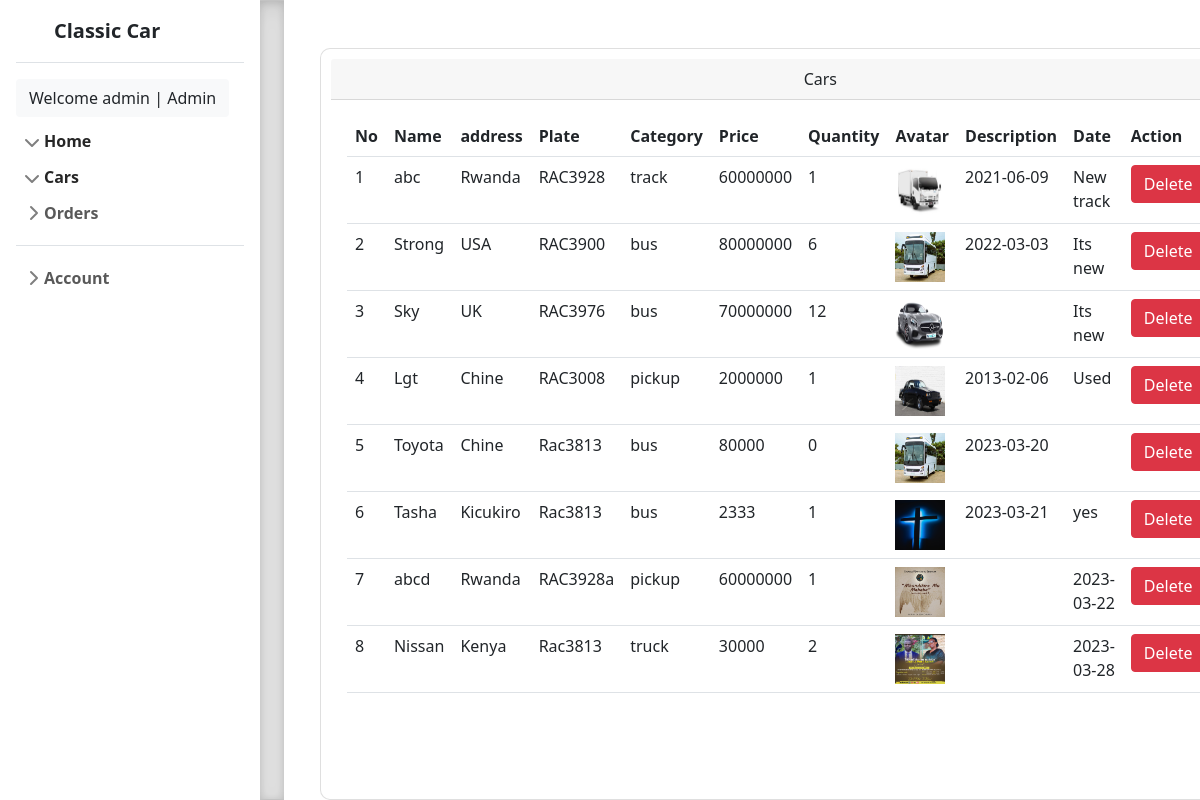
/admin/viewcars.php (signed in), run on the app's committed database.
### tables this page shows
CREATE TABLE `cars` (
  `car_id` int(12) NOT NULL,
  `name` varchar(100) NOT NULL,
  `address` varchar(100) NOT NULL,
  `plate` varchar(100) NOT NULL,
  `category` varchar(100) NOT NULL,
  `price` int(100) NOT NULL,
  `quantity` int(100) NOT NULL,
  `avatar` varchar(100) NOT NULL,
  `description` varchar(100) NOT NULL,
  `date` varchar(100) NOT NULL
);

### admin/viewcars.php (the view, shortened to what this page needs)
<?php
include '../connect.php';
?>
<!doctype html>
<html lang="en">
  <head>
<link href="../assets/dist/css/bootstrap.min.css" rel="stylesheet">
    <link href="sidebars.css" rel="stylesheet">
  </head>
  <body>
<main>
<?php include '../includes/leftnav.php'; ?>
  <div class="b-example-divider"></div>
  <div class="row py-5 px-5" style="width:100%;">
    <div class="card main-content">
     <div class="card-header text-center">Cars</div>
     <div class="card-body">
     <table class="table table-responsive">
      <tr>
        <th>No</th>
        <th>Name</th>
        <th>address</th>
        <th>Plate</th>
        <th>Category</th>
        <th>Price</th>
        <th>Quantity</th>
        <th>Avatar</th>
        <th>Description</th>
        <th>Date</th>
        <th>Action</th>
      </tr>
      <?php
              $no = 1;
              $sel=$mysqli->query("select * from cars");
              while ($row=mysqli_fetch_array($sel)) {
                ?>
                <tr>
                  <td><?php echo $no ; ?></td>
                  <td><?php echo $row['name'] ; ?></td>
                  <td><?php echo $row['address'] ; ?></td>
                  <td><?php echo $row['plate'] ; ?></td>
                  <td><?php echo $row['category'] ; ?></td>
                  <td><?php echo $row['price'] ; ?></td>
                  <td><?php echo $row['quantity'] ; ?></td>
                  <td><img src="../img/<?php echo $row['avatar'] ; ?>" width=50 height=50 alt=""></td>
                  <td><?php echo $row['description'] ; ?></td>
                  <td><?php echo $row['date'] ; ?></td>
                  <td><div class="btn-group btn-default">
                    <a href="../includes/delete.php?car_id=<?php echo $row['car_id'];?>" class="btn btn-danger" name="submit">Delete</a>
                  </div></td>
                </tr>
                <?php
                $no++;
              }
              ?>
     </table>
     </div>
    </div>
  </div>
</main>
  </body>
</html>

### admin/sidebars.css (style rules this page uses)
body { min-height: 100vh; min-height: -webkit-fill-available; }
html { height: -webkit-fill-available; }
main { display: flex; flex-wrap: nowrap; height: 100vh; height: -webkit-fill-available; max-height: 100vh; overflow-x: auto; overflow-y: hidden; }
.b-example-divider { flex-shrink: 0; width: 1.5rem; height: 100vh; background-color: rgba(0, 0, 0, .1); border: solid rgba(0, 0, 0, .15); border-width: 1px 0; box-shadow: inset 0 .5em 1.5em rgba(0, 0, 0, .1), inset 0 .125em .5em rgba(0, 0, 0, .15); }

### includes/leftnav.php (style rules this page uses)
.main-content { padding:10px; height: 94vh; border-radius: 10px; overflow-y: auto; }

### data on the page
cars: name "abc", address "Rwanda", plate "RAC3928", category "track", price "60000000", quantity "1", avatar (picture), description "2021-06-09", date "New track"
cars: name "Strong", address "USA", plate "RAC3900", category "bus", price "80000000", quantity "6", avatar (picture), description "2022-03-03", date "Its new"
cars: name "Sky", address "UK", plate "RAC3976", category "bus", price "70000000", quantity "12", avatar (picture), date "Its new"
cars: name "Lgt", address "Chine", plate "RAC3008", category "pickup", price "2000000", quantity "1", avatar (picture), description "2013-02-06", date "Used"
cars: name "Toyota", address "Chine", plate "Rac3813", category "bus", price "80000", quantity "0", avatar (picture), description "2023-03-20"
cars: name "Tasha", address "Kicukiro", plate "Rac3813", category "bus", price "2333", quantity "1", avatar (picture), description "2023-03-21", date "yes"
cars: name "abcd", address "Rwanda", plate "RAC3928a", category "pickup", price "60000000", quantity "1", avatar (picture), date "2023-03-22"
cars: name "Nissan", address "Kenya", plate "Rac3813", category "truck", price "30000", quantity "2", avatar (picture), date "2023-03-28"

### other printed values
$_SESSION['login']['username'] "admin"
$_SESSION['login']['names'] "Admin"
